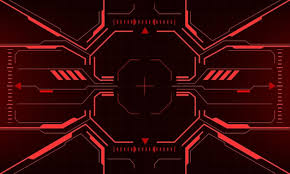
#> input picture banner.jpg, 290 x 174 px
$ python welcome_card.py
#> lines starting #> are read from the running program, lines starting #| are printed output that depends on the picture; after the words box and inside, x2 and y2 are one past the last pixel; in counts of white or black regions, pixels touching at a corner belong together
"""
Generate a welcome card image with the new member's avatar centered.
"""

import io
import os
from PIL import Image, ImageDraw, ImageFont, ImageFilter

ASSETS_DIR = os.path.join(os.path.dirname(os.path.abspath(__file__)), "assets")
BACKGROUND_PATH = os.path.join(os.path.dirname(os.path.abspath(__file__)), "banner.jpg")

# Card dimensions
CARD_WIDTH = 550
CARD_HEIGHT = 300

# Avatar circle settings
AVATAR_SIZE = 110
AVATAR_BORDER = 4
AVATAR_CENTER_X = CARD_WIDTH // 2
AVATAR_CENTER_Y = 100

# Font paths (Windows)
FONT_BOLD = "C:/Windows/Fonts/arialbd.ttf"
FONT_REGULAR = "C:/Windows/Fonts/arial.ttf"


def make_circle_avatar(avatar_image: Image.Image, size: int) -> Image.Image:
    """Crop an avatar image into a circle with antialiasing."""
    # Resize at 4x for smooth edges, then downscale
    big_size = size * 4
    avatar = avatar_image.resize((big_size, big_size), Image.LANCZOS).convert("RGBA")

    mask = Image.new("L", (big_size, big_size), 0)
    draw = ImageDraw.Draw(mask)
    draw.ellipse([0, 0, big_size - 1, big_size - 1], fill=255)

    avatar.putalpha(mask)
    return avatar.resize((size, size), Image.LANCZOS)


def create_welcome_card(
    username: str,
    avatar_bytes: bytes,
    member_count: int,
) -> io.BytesIO:
    """
    Create a welcome card image.

    Args:
        username: The display name of the new member.
        avatar_bytes: Raw bytes of the member's avatar image.
        member_count: The server's total member count.

    Returns:
        A BytesIO buffer containing the PNG image.
    """
    # Load background
    card = Image.open(BACKGROUND_PATH).convert("RGBA")
    card = card.resize((CARD_WIDTH, CARD_HEIGHT), Image.LANCZOS)

    # Load and process avatar
    avatar_img = Image.open(io.BytesIO(avatar_bytes)).convert("RGBA")
    circle_avatar = make_circle_avatar(avatar_img, AVATAR_SIZE)

    # Draw avatar border (a slightly larger circle behind the avatar)
    border_layer = Image.new("RGBA", (CARD_WIDTH, CARD_HEIGHT), (0, 0, 0, 0))
    border_draw = ImageDraw.Draw(border_layer)
    border_radius = AVATAR_SIZE // 2 + AVATAR_BORDER
    border_draw.ellipse(
        [
            AVATAR_CENTER_X - border_radius,
            AVATAR_CENTER_Y - border_radius,
            AVATAR_CENTER_X + border_radius,
            AVATAR_CENTER_Y + border_radius,
        ],
        fill=(40, 40, 40, 200),
        outline=(80, 80, 80, 150),
        width=2,
    )
    card = Image.alpha_composite(card, border_layer)

    # Paste circular avatar centered
    avatar_x = AVATAR_CENTER_X - AVATAR_SIZE // 2
    avatar_y = AVATAR_CENTER_Y - AVATAR_SIZE // 2
    card.paste(circle_avatar, (avatar_x, avatar_y), circle_avatar)

    # Draw text
    text_layer = Image.new("RGBA", (CARD_WIDTH, CARD_HEIGHT), (0, 0, 0, 0))
    text_draw = ImageDraw.Draw(text_layer)

    # Main text: "username just joined the server!"
    try:
        font_main = ImageFont.truetype(FONT_BOLD, 20)
        font_sub = ImageFont.truetype(FONT_REGULAR, 14)
    except OSError:
        font_main = ImageFont.load_default()
        font_sub = ImageFont.load_default()

    main_text = f"{username} just joined the server!"
    bbox = text_draw.textbbox((0, 0), main_text, font=font_main)
    text_w = bbox[2] - bbox[0]
    text_x = (CARD_WIDTH - text_w) // 2
    text_y = AVATAR_CENTER_Y + AVATAR_SIZE // 2 + 20

    # Text shadow
    text_draw.text((text_x + 1, text_y + 1), main_text, font=font_main, fill=(0, 0, 0, 150))
    # Main text
    text_draw.text((text_x, text_y), main_text, font=font_main, fill=(255, 255, 255, 255))

    # Sub text: "Member #XXXXX"
    sub_text = f"Member #{member_count}"
    bbox_sub = text_draw.textbbox((0, 0), sub_text, font=font_sub)
    sub_w = bbox_sub[2] - bbox_sub[0]
    sub_x = (CARD_WIDTH - sub_w) // 2
    sub_y = text_y + 30

    text_draw.text((sub_x + 1, sub_y + 1), sub_text, font=font_sub, fill=(0, 0, 0, 120))
    text_draw.text((sub_x, sub_y), sub_text, font=font_sub, fill=(200, 200, 200, 230))

    card = Image.alpha_composite(card, text_layer)

    # Convert to RGB and save to buffer
    final = card.convert("RGB")
    buffer = io.BytesIO()
    final.save(buffer, format="PNG")
    buffer.seek(0)
    return buffer


if __name__ == "__main__":
    # Test with a placeholder avatar
    test_avatar = Image.new("RGB", (128, 128), (100, 50, 150))
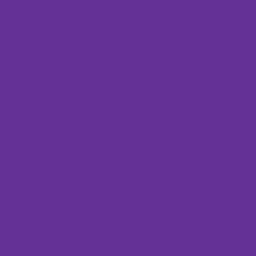
#> test_avatar: PIL image 128x128 RGB (shown 2 times larger); mean R, G, B 100, 50, 150
    buf = io.BytesIO()
    test_avatar.save(buf, format="PNG")

    result = create_welcome_card("m1zz17", buf.getvalue(), 101589)
#> in create_welcome_card, `card = card.resize((CARD_WIDTH, CARD_HEIGHT), Image.LANCZOS)`:
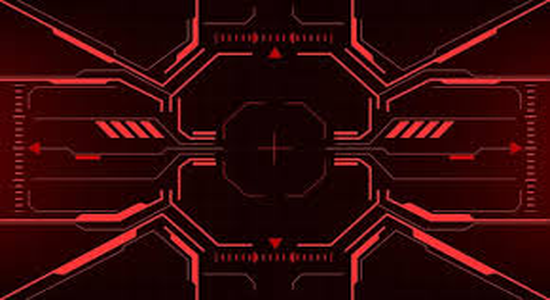
#> card: PIL image 550x300 RGBA; mean R, G, B, A 50.5, 8.7, 9.7, 255
#> in make_circle_avatar, `mask = Image.new("L", (big_size, big_size), 0)`: mask: PIL image 440x440 L; every value is 0
#> in make_circle_avatar, `avatar.putalpha(mask)`:
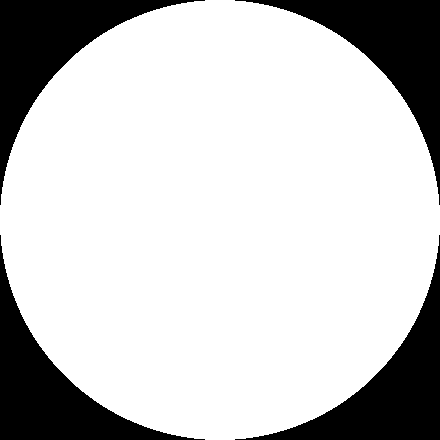
#> mask: PIL image 440x440 L; 78.5% white; 4 black regions, box (x1, y1, x2, y2) and area: (0, 0, 205, 205) 10405, (235, 0, 440, 205) 10405, (0, 235, 205, 440) 10405, (235, 235, 440, 440) 10405
#> in make_circle_avatar, `avatar.putalpha(mask)`:
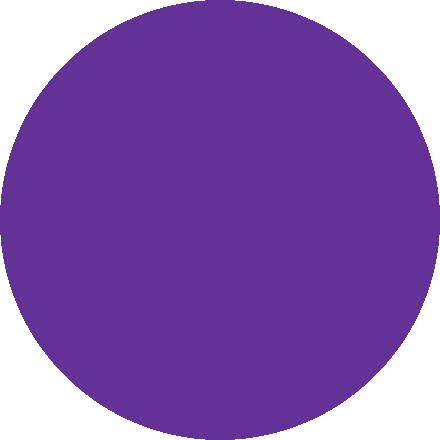
#> avatar: PIL image 440x440 RGBA; mean R, G, B, A 100, 50, 150, 200.2; transparent parts drawn white
#> in create_welcome_card, `border_layer = Image.new("RGBA", (CARD_WIDTH, CARD_HEIGHT), (0, 0, 0, ..`: border_layer: PIL image 550x300 RGBA; every value is 0
#> in create_welcome_card, `card = Image.alpha_composite(card, border_layer)`:
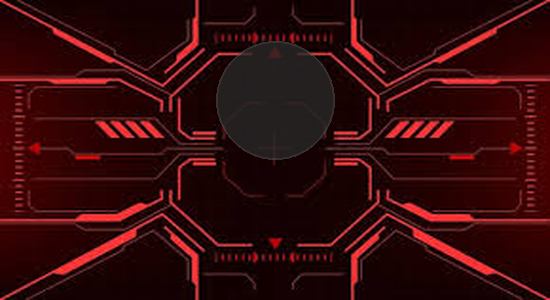
#> card: PIL image 550x300 RGBA; mean R, G, B, A 51.4, 10.8, 11.7, 255
#> in create_welcome_card, `card.paste(circle_avatar, (avatar_x, avatar_y), circle_avatar)`:
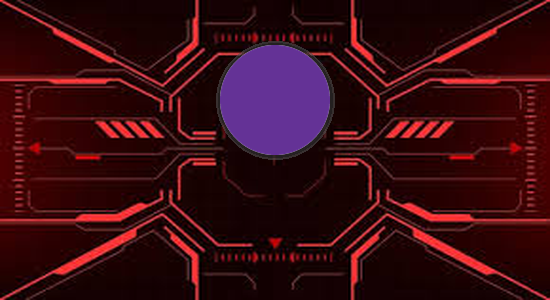
#> card: PIL image 550x300 RGBA; mean R, G, B, A 55, 11.8, 18.4, 254.9; transparent parts drawn white
#> in create_welcome_card, `bbox = text_draw.textbbox((0, 0), main_text, font=font_main)`: bbox = (0, 4, 306, 23)
#> in create_welcome_card, `text_w = bbox[2] - bbox[0]`: text_w = 306
#> in create_welcome_card, `text_x = (CARD_WIDTH - text_w) // 2`: text_x = 122
#> in create_welcome_card, `bbox_sub = text_draw.textbbox((0, 0), sub_text, font=font_sub)`: bbox_sub = (0, 2, 127, 13)
#> in create_welcome_card, `sub_w = bbox_sub[2] - bbox_sub[0]`: sub_w = 127
#> in create_welcome_card, `sub_x = (CARD_WIDTH - sub_w) // 2`: sub_x = 211
    with open("assets/test_welcome.png", "wb") as f:
        f.write(result.read())
    print("Test card saved to assets/test_welcome.png")
